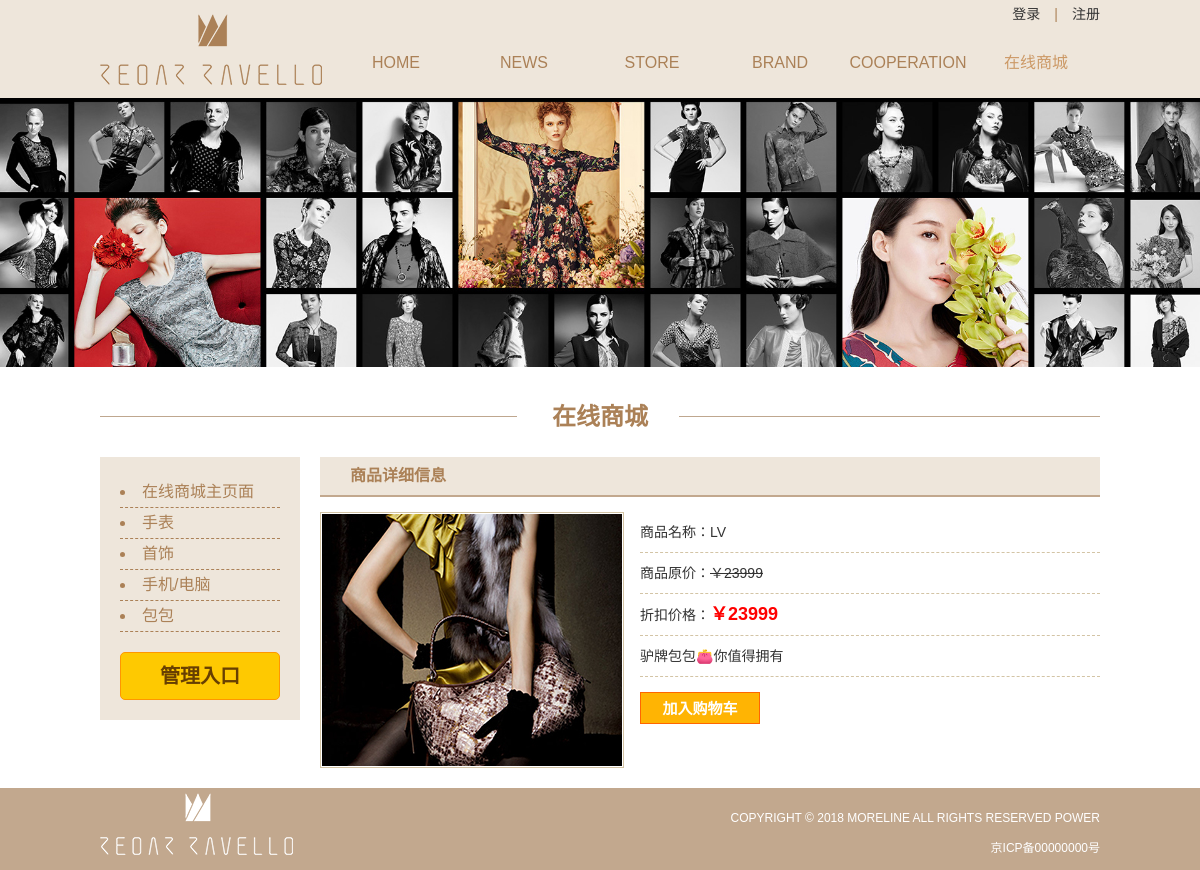
The app's page /prod-show.php?prod_id=12 with its own data.
### tables this page shows
create table if not exists shop_prod(
	`prod_id` int not null primary key auto_increment,
	`type_id` int not null,
	`prod_name` varchar(255) not null,
	`prod_img` varchar(255) not null,
	`prod_price` int not null,
	`prod_discount` int,
	`prod_content` text
);

### prod-show.php (the view, shortened to what this page needs)
<?php
$currentID=$_GET['prod_id'];
$configFile = file_get_contents("config.json");
$config = json_decode($configFile, true);
$servername = $config["servername"];
$user = $config["dbUser"];
$dbPassword = $config["dbPassword"];
$dbName = $config["dbName"];
$conn = new mysqli($servername, $user, $dbPassword, $dbName);
$selectTypeSql = "SELECT DISTINCT type_name FROM shop_type";
$typeList = $conn->query($selectTypeSql);
$selectCurrentSql="select distinct * from shop_prod where prod_id='$currentID'";
$currentShop=$conn->query($selectCurrentSql);
if ($currentShop->num_rows > 0) {
  $row = $currentShop->fetch_assoc();
  $prodID=$row['prod_id'];
  $prodName = $row['prod_name'];
  $originalPrice = $row['prod_price'];
  $discountPrice = $row['prod_discount'];
  $prodImg = $row['prod_img'];
  $prodContent = $row['prod_content'];
}
?>
<!doctype html>
<html>
<head>
<link href="style/style.css" rel="stylesheet" type="text/css">
</head>
<body>
<div id="top_bg">
  <div id="top">
    <div id="logo"><img src="images/logo.png" width="222" height="71" alt=""></div>
    <div id="menu">
      <div id="top1"><a href="#">登录</a>　|　<a href="#">注册</a></div>
      <ul id="nav">
        <li>
          <a href="#">
            <span class="en">HOME</span>
          </a>
        </li>
        <li>
          <a href="#">
            <span class="en">NEWS</span>
          </a>
        </li>
        <li>
          <a href="#">
            <span class="en">STORE</span>
          </a>
        </li>
        <li>
          <a href="#">
            <span class="en">BRAND</span>
          </a>
        </li>
        <li>
          <a href="#">
            <span class="en">COOPERATION</span>
          </a>
        </li>
        <li class="mselect">
          <a href="#">
            <span class="cn">在线商城</span>
          </a>
        </li>
      </ul>
    </div>
  </div>
</div>
<div id="banner">
<img src="images/banner.jpg" alt="">
</div>
<div class="col1">
  <div class="title1">在线商城</div>
  <div id="main">
    <div id="left">
      <ul>
        <li><a href="index.php">在线商城主页面</a></li>
        <?php
            while ($row = $typeList->fetch_assoc()) {
              $typeName = $row['type_name'];
              echo "<li><a href='prod-type.php?type=$typeName'>$typeName</a></li>";
            }
        ?>
      </ul>
      <div class="xwglbtn"><a href="./admin/admin-login.php">管理入口</a></div>
    </div>
    <div id="right">
      <div id="title">商品详细信息</div>
      <div id="p-list1">
        <form id="form1" name="form1" method="post" action="prod-addcar.php?prod_id=<?php echo $prodID;?>">
          <div id="pro-pic">
            <?php
              echo "<img src='$prodImg' width='300' height='252' alt=''>";
            ?>
          </div>
          <div id="pro-content">
            <ul>
              <li>商品名称：<?php echo $prodName;?></li>
              <li>商品原价：<span class="font02">￥<?php echo $originalPrice;?></span></li>
              <li>折扣价格：<span class="redfont">￥<?php echo $discountPrice;?></span></li>
              <li><?php echo $prodContent;?></li>
            </ul>
            <input name="add-btn1" type="submit" class="btn1" id="add-btn1" value="加入购物车">
          </div>
        </form>
      </div>
    </div>
  </div>
</div>
<div id="bottom">
  <div id="bottom2">
    <div id="bottom2_main">
       <div id="bot_logo"><img src="images/logo2.png" width="193" height="62" alt=""></div>
       <div id="bot_text">COPYRIGHT © 2018 MORELINE ALL RIGHTS RESERVED POWER<br>
       京ICP备00000000号</div>
    </div>
  </div>
</div>
</body>
</html>

### style/style.css (style rules this page uses)
* { margin: 0px; padding: 0px; }
body,html { height: 100%; }
body { font-family: 微软雅黑,Arial; font-size: 14px; line-height: 30px; color: #AB8157; background-color: #FFF; }
#top_bg { width: 100%; height: 98px; overflow: hidden; background-color: #EEE6DB; position: absolute; left: 0px; top: 0px; z-index: 10; }
#top { width: 1000px; height: 98px; overflow: hidden; margin: 0px auto; }
#logo { width: 230px; height: 84px; padding-top: 14px; float: left; }
#menu { width: auto; height: 98px; padding-top: 0px; overflow: hidden; display: inline-block; float: right; }
#top1 { width: auto; height: 28px; overflow: hidden; text-align: right; line-height: 28px; }
#menu li { list-style-type: none; float: left; font-size: 16px; }
#menu li a { display: block; width: 128px; height: auto; text-align: center; line-height: 70px; position:relative; color: #AB8157; text-decoration: none; }
#menu li a .cn { position:absolute; width: 128px; text-align: center; opacity: 0; left:0px; transition: opacity 0.3s; }
#menu li a .cn:after { content:""; position:absolute; bottom:0px; width:100%; height:2px; left:0px; background:#cc9966; -webkit-transform-origin:right top; transform-origin:right top; -webkit-transform:scaleX(0); transform:scaleX(0); -webkit-transition:-webkit-transform 0.3s cubic-bezier(0.165, 0.84, 0.44, 1); transition:-webkit-transform 0.3s cubic-bezier(0.165, 0.84, 0.44, 1); transition:transform 0.3s cubic-bezier(0.165, 0.84, 0.44, 1); }
#menu li a .en { text-transform: uppercase; opacity: 1; transition: opacity 0.3s; }
.mselect a .cn { opacity: 1 !important; color: #CC9966 !important; }
#banner { position:relative; width: 100%; height: auto; overflow: hidden; padding-top: 98px; }
#banner img { width: 100%; height: auto; }
.col1 { width: 1000px; height: auto; overflow: hidden; padding: 20px 0px; margin: 0px auto; }
.title1 { width: 100%; height: 40px; overflow: hidden; background-image: url(../images/tbg1.png); background-repeat: no-repeat; background-position: center center; font-size: 24px; font-weight: bold; line-height: 40px; text-align: center; }
#main { padding: 20px 0px 0px 0px; height: auto; overflow: hidden; }
#left { width: 160px; height: auto; overflow: hidden; background-color: #EEE6DB; padding: 20px; float: left; }
#left li { list-style-position: inside; font-size: 16px; line-height: 30px; border-bottom: dashed 1px #AB8157; }
#left li a:link,#left li a:visited { color: #AB8157; text-decoration: none; }
.xwglbtn { width: 158px; height: 46px; background-color: #FEC901; border: solid 1px #FF9600; color: #673F02; font-family: 微软雅黑; font-size: 20px; font-weight: bold; line-height: 46px; text-align: center; display: block; margin: 20px auto 0px auto; border-radius: 5px; }
.xwglbtn a:link, .xwglbtn a:visited { color: #673F02; text-decoration: none; }
#right { width: 780px; height: auto; overflow:hidden; margin-left: 20px; float: left; }
#title { height: 38px; background-color: #EEE6DB; border-bottom: solid 2px #C2A88E; font-size: 16px; line-height: 38px; font-weight: bold; padding: 0px 30px; }
.font02 { text-decoration: line-through; }
.redfont { font-size: 18px; font-weight: bold; font-weight: bold; color: #FF0000; }
a:link,a:visited { color: #333; text-decoration: none; }
#bottom2 { position: relative; width: 100%; height: auto; overflow: hidden; padding: 5px 0px; background-color: #C2A88E; z-index:0; }
#bottom2_main { position: relative; width: 1000px; height: auto; margin: 0px auto; }
#bot_logo { width: 200px; height: auto; overflow: hidden; float: left; }
#bot_text { display: inline-block; float: right; font-family: Arial; font-size: 12px; color: #FFF; padding-top: 10px; text-align: right; }
#p-list1 { width: 780px; height: auto; overflow: hidden; font-size: 14px; color: #333; padding-top: 15px; }
#pro-pic { width: 300px; height: 252px; padding: 1px; background-color: #FFF; border: solid 1px #D3C4A5; float: left; }
#pro-pic img { width: 300px; height: 252px; }
#pro-content { width: 460px; height: auto; overflow: hidden; float: left; margin-left: 16px; }
#pro-content li { list-style-type: none; border-bottom: dashed 1px #D3C4A5; padding-top: 5px; padding-bottom: 5px; }
.btn1 { width: 120px; height: 32px; background-color: #FFB403; border: solid 1px #FF6600; color: #FFF; font-size: 15px; font-weight: bold; margin-top: 15px; }

### records on screen
shop_prod: prod_img (picture), prod_name "LV", prod_price "23999", prod_discount "23999", prod_content "驴牌包包👛你值得拥有"

### other values on screen
$typeName "手表"
$typeName "首饰"
$typeName "手机/电脑"
$typeName "包包"
